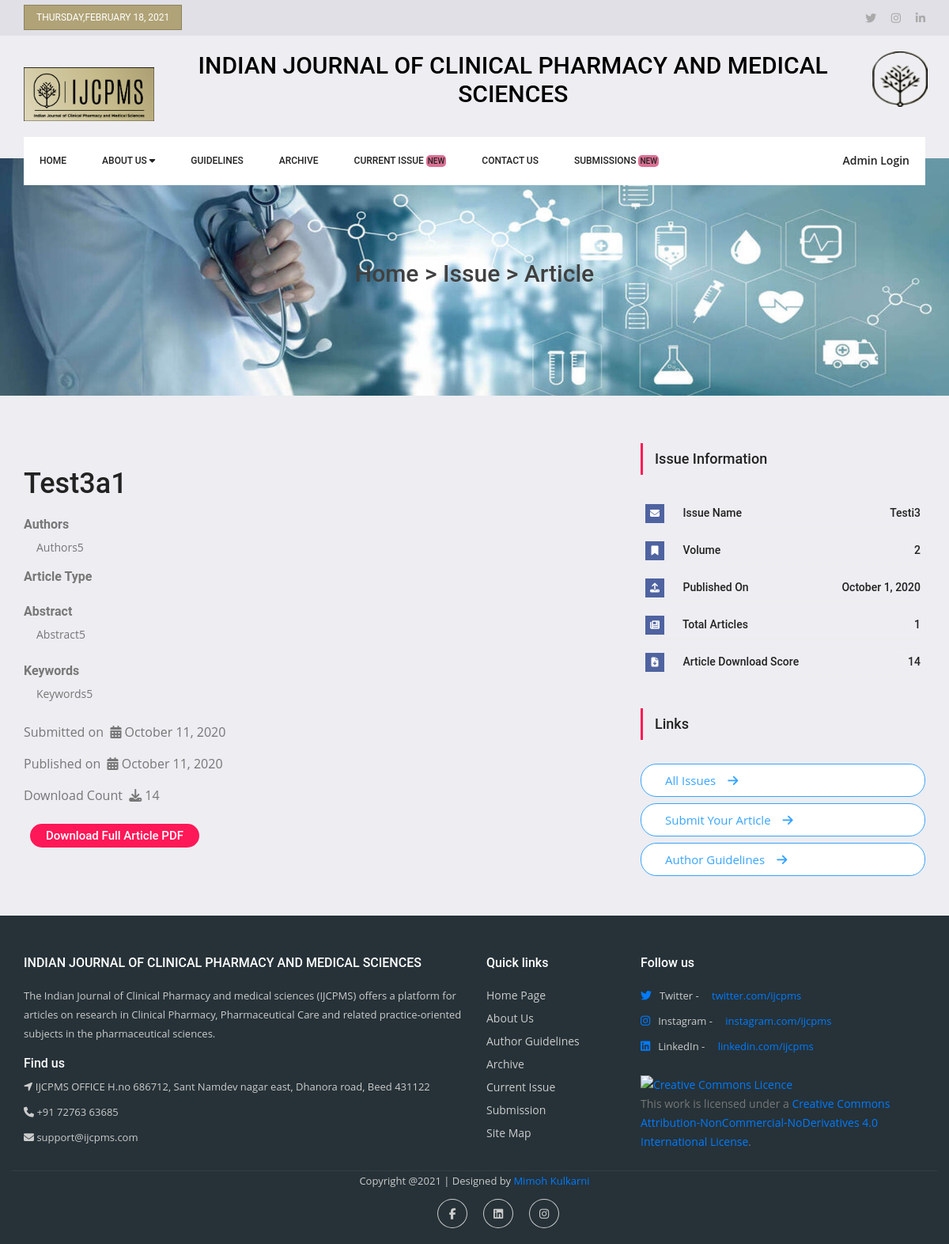
Page /article.php?d=5 on the earlier database version.
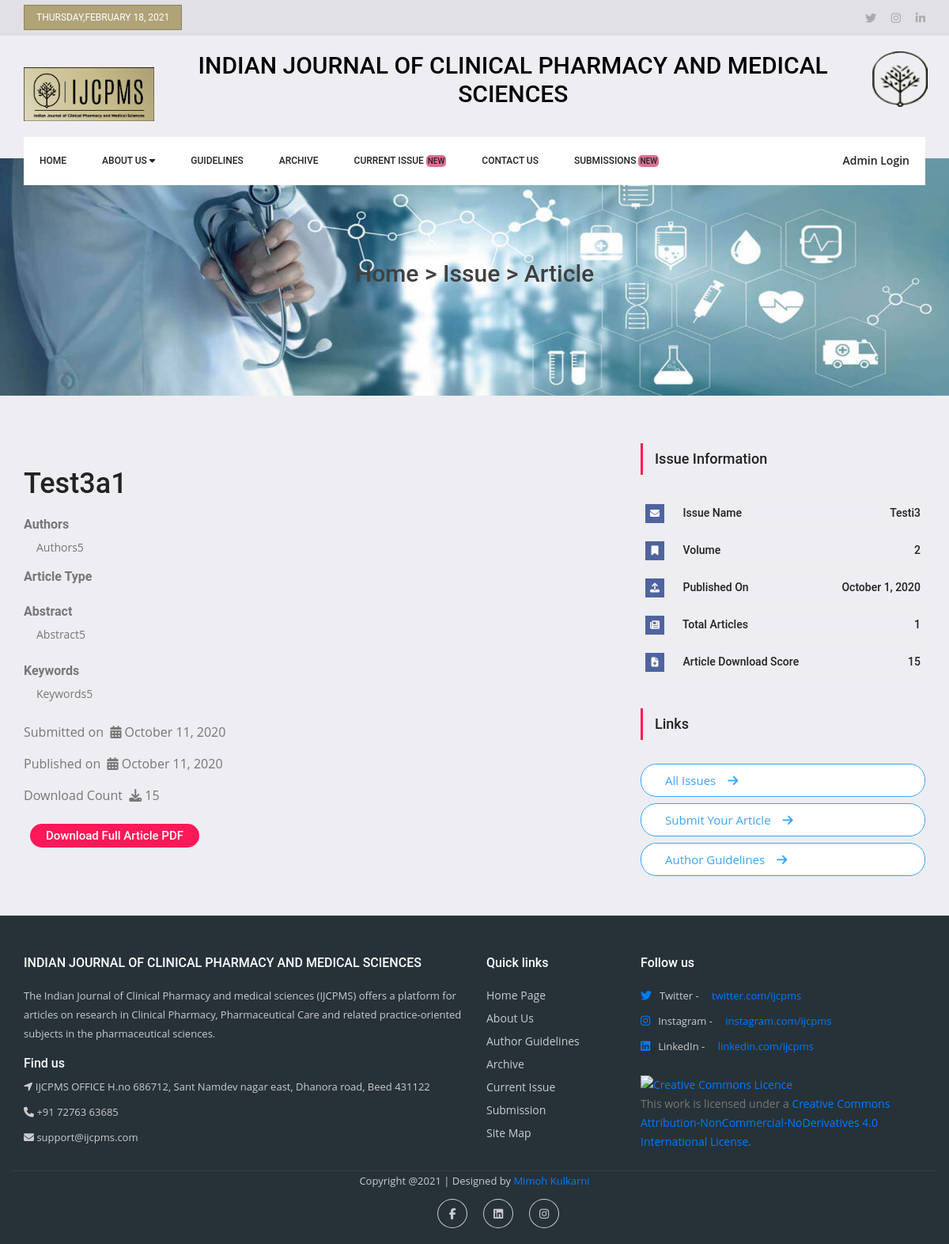
Same page on the later database version.
### tables this page shows
CREATE TABLE `articles` (
  `id` int(11) NOT NULL,
  `issues_id` int(11) NOT NULL,
  `fromsub` int(1) NOT NULL DEFAULT 0,
  `name` varchar(150) NOT NULL,
  `authors` varchar(1000) NOT NULL,
  `abstract` mediumtext NOT NULL,
  `keywords` varchar(500) NOT NULL,
  `type` varchar(50) NOT NULL,
  `subdate` date NOT NULL,
  `pubdate` date NOT NULL,
  `file` varchar(200) NOT NULL,
  `dcount` int(50) NOT NULL DEFAULT 0,
  `stmp` datetime NOT NULL DEFAULT current_timestamp()
);

### article.php (the view, shortened to what the changed rows need)
<?php
if($_GET['d'] == null){
    header("location:page_404.php");
}
else{
    require_once("dbconn.php");
    $articleId = $_GET['d'];
    $sqlArticle = "SELECT * FROM `articles` WHERE `id` = '".$articleId."'";
    $resultArticles = mysqli_query($linkId,$sqlArticle);
    $articleCount = mysqli_affected_rows($linkId);
    $articleDownloadScore = 0;
    $articleName = "";
    $articleAuthors = "";
    $articleAbstract = "";
    $articleKeywords = "";
    $articleSubDate = "";
    $articlePubDate = "";
    if ($articleCount == 1){
        while($rowArticle = mysqli_fetch_array($resultArticles)){
            $articleDownloadScore = $rowArticle['dcount'];
            $articleName = $rowArticle['name'];
            $articleAuthors = $rowArticle['authors'];
            $articleAbstract = $rowArticle['abstract'];
            $articleKeywords = $rowArticle['keywords'];
            $articleSubDate = date("F j, Y",strtotime($rowArticle['subdate']));
            $articlePubDate = date("F j, Y",strtotime($rowArticle['subdate']));
        }
    }
    else  header("location:page_404.php");
}
?>
<!doctype html>
<html lang="en">
    <head>
        <link rel="stylesheet" href="https://stackpath.bootstrapcdn.com/bootstrap/4.5.2/css/bootstrap.min.css"
>
        <link rel="stylesheet" href="css/footer.css">
        <link rel="stylesheet" href="css/style.css">
        <link rel="stylesheet" href="css/responsive.css">
    </head>
    <body oncopy="return false" oncut="return false" onpaste="return false">
        <header class="header_area">
            <div class="logo_part">
                <div class="container">
                    <div class="row">
                        <div class="col-sm-9">
                            <h2 class="typo-list text-center">INDIAN JOURNAL OF CLINICAL PHARMACY AND MEDICAL SCIENCES</h2>
                        </div>
                    </div>
                </div>
            </div>
        </header>
        <section class="home_banner_area">
            <div class="banner_inner d-flex align-items-center">
                <div class="container">
                    <div id="carouselExampleIndicators" class="carousel slide" data-ride="carousel">
                        <div class="carousel-inner">
                            <div class="carousel-item active">
                                <div class="banner_content text-center">
                                    <h2>Home > Issue > Article</h2>
                                </div>
                            </div>
                        </div>
                    </div>
                </div>
            </div>
        </section>
        <section class="news_area p_60">
            <div class="container">
                <div class="row">
                    <div class="col-lg-8">
                        <div class="main_blog_details">
                            <h4> <?php echo ucwords($articleName); ?> </h4>
                            <h5><b>Authors</b></h5>
                            <p class="pl-3"> <?php echo ucwords($articleAuthors); ?> </p>
                            <h5><b>Article Type</b></h5>
                            <h5 class="mt-4"><b>Abstract</b></h5>
                            <p class="pl-3"> <?php echo ucwords($articleAbstract); ?> </p>
                            <h5 class="mt-4"><b>Keywords</b></h5>
                            <p class="pl-3"> <?php echo ucwords($articleKeywords); ?> </p>
                            <div class="mt-4" style="font-size: 16px">
                                Submitted on &nbsp;<i class="fa fa-calendar" aria-hidden="true"></i>  <?php echo $articleSubDate; ?>
                            </div>
                            <div class="mt-3" style="font-size: 16px">
                                Published on &nbsp;<i class="fa fa-calendar" aria-hidden="true"></i>  <?php echo $articlePubDate; ?>
                            </div>
                            <div class="mt-3" style="font-size: 16px">
                                Download Count &nbsp;<i class="fa fa-download" aria-hidden="true"></i> <?php echo $articleDownloadScore; ?>
                            </div>
                        </div>
                    </div>
                    <div class="col-lg-4">
                        <div class="right_sidebar">
                            <aside class="r_widgets social_widgets">
                                <div class="main_title2">
                                    <h2>Issue Information</h2>
                                </div>
                                <ul class="list">
                                    <li><a href="#"><i class="fa fa-file-download"></i> Article Download Score <span><?php echo  $articleDownloadScore; ?></span></a></li>
                                </ul>
                            </aside>
                            <div>
                                <div class="main_title2">
                                    <h2>Links</h2>
                                </div>
                            </div>
                        </div>
                    </div>
                </div>
            </div>
        </section>
    </body>
</html>

Differences in the rows shown:
changed articles "Test3a1": dcount "14" → "15"
